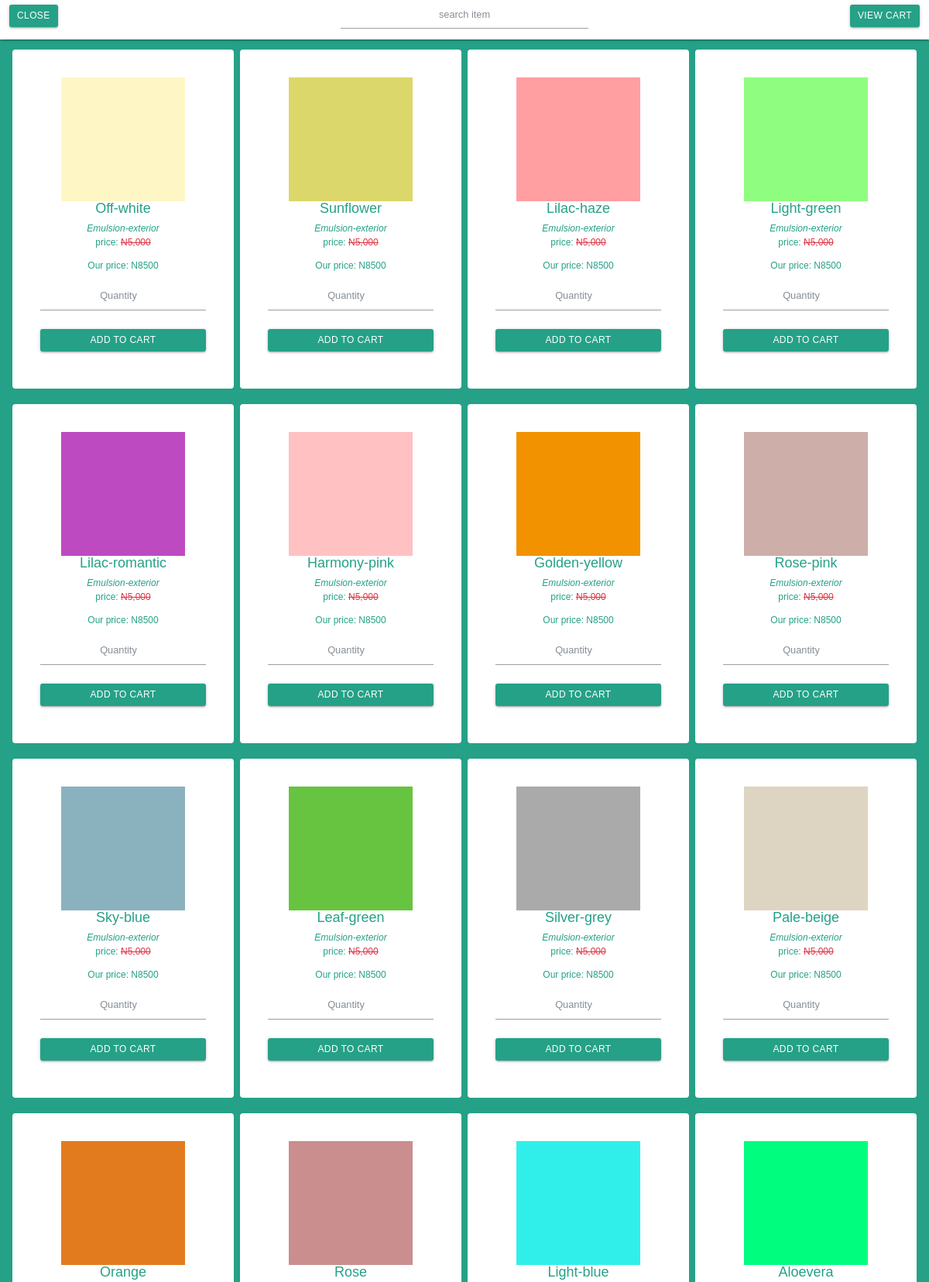
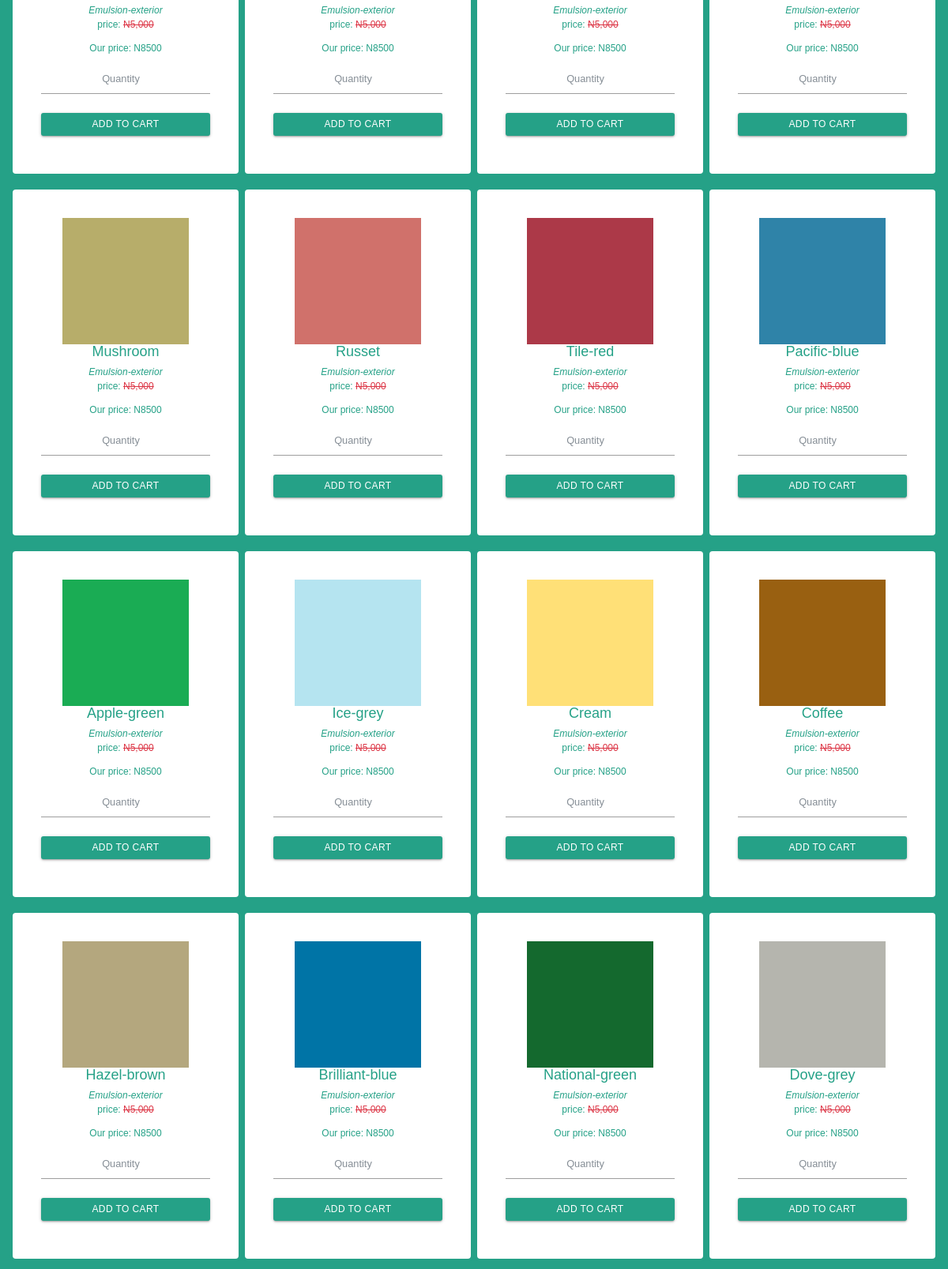
The page /emulsion-exterior.php (upper part) on the database its author committed (2 pictures, top to bottom).
### tables this page shows
CREATE TABLE `emulsion_exterior` (
  `id` int(11) NOT NULL,
  `title` varchar(255) NOT NULL,
  `price` varchar(255) NOT NULL,
  `description` text NOT NULL,
  `image` varchar(255) NOT NULL,
  `date_added` date NOT NULL
);

### emulsion-exterior.php (the view, shortened to what this page needs)
	<?php
	$connect = mysqli_connect("localhost", "root", "", "products");
	?>
<html>
<head>
    <link href="sparkle-min.css" rel="stylesheet">
    <link rel="stylesheet" href="css/materialize.min.css">
    <link rel="stylesheet" href="css/bootstrap.min.css">
    <link rel="stylesheet" href="font-awesome-4.7.0/css/font-awesome.min.css">
      <link rel="stylesheet" href="css/style.css">
      <link rel="stylesheet" href="css/carousel.css">
<body class="" style="font-family: sans-serif;">
      <nav class="navbar-expand white fixed-top">
      	<button class="btn green-body ml-3 mt-2" onclick="close_window()">CLOSE</button>
      	<form style="width: 400px;" class="center brand-logo" method="POST" action="emulsion-interior.php">
      	<input type="text" name="search_eml_ext" class="form-control validate text-center" placeholder="search item" value="<?php if(isset($_POST['search_eml_ext'])){ echo $_POST['search_eml_ext'];} ?>">
      	</form>
      	<a href="index.php#test4" class="btn green-body right mt-2 mr-3 ">View cart</a>
      </nav>
	<div class="container-fluid green-body green-font" style="padding-top: 5em;">
			<div class="text-center row " style="margin: 0 auto; float: none; text-align: center;">
		<?php
			$query = "SELECT * FROM emulsion_exterior ORDER BY id ASC";
			$result = mysqli_query($connect, $query);
			if (mysqli_num_rows($result) >0) {
				while ( $row = mysqli_fetch_array($result)) {
		?>
				<div class="text-center col-lg-3 bg-white p-5 mb-3" style="border: 5px solid #25A187; border-radius: 10px;">
					<form method="POST" action="emulsion-interior.php?action=add&id=<?php echo $row["id"]; ?>">
					<img src="<?php  echo $row['image']; ?>" style="width: 200px;height: 200px;">
					<h4><?php  echo $row["title"]; ?></h4>
					<i><?php echo $row["description"]; ?></i>
					<p>price: <s class="text-danger">N5,000</s></p>
					<p>Our price: N<?php echo $row["price"]; ?></p>
					<input type="number" align="center" style="width: 100%;" class="form-control text-center" placeholder="Quantity" value="" name="quantity" required />
					<input type="hidden" name="hidden_price" value="<?php echo $row['price']; ?>" /><br>
					<input type="submit" name="add_to_cart" class="btn green-body container-fluid mb-3" value="Add to cart" />
				</form>
				</div>
		<?php
				}
			}
		?>
			</div>
	</div>
</body>
</html>

### sparkle-min.css (style rules this page uses)
body { background: linear-gradient( rgba(0, 0, 0, 0.8), rgba(0, 0, 0, 0.5) ), url(imgs/bg2.jpg); background-size: cover; background-color: #25A187 !important; background: #25A187 !important; zoom: 80% !important; margin: 0 auto !important !important; float: none !important; padding: 0 !important; overflow-x: hidden !important; }
.green-body { background-color: #25A187 !important; color: #fff !important; }
.green-font { color: #25A187 !important; }
* { margin: 0; padding: 0; -webkit-box-sizing: border-box; box-sizing: border-box; }

### css/style.css (style rules this page uses)
* { padding: 0; margin: 0; }
body { background: #F6F9FC; }

### rows shown on the page
emulsion_exterior: image (picture), title "Off-white", description "Emulsion-exterior", price "8500"
emulsion_exterior: image (picture), title "Sunflower", description "Emulsion-exterior", price "8500"
emulsion_exterior: image (picture), title "Lilac-haze", description "Emulsion-exterior", price "8500"
emulsion_exterior: image (picture), title "Light-green", description "Emulsion-exterior", price "8500"
emulsion_exterior: image (picture), title "Lilac-romantic", description "Emulsion-exterior", price "8500"
emulsion_exterior: image (picture), title "Harmony-pink", description "Emulsion-exterior", price "8500"
emulsion_exterior: image (picture), title "Golden-yellow", description "Emulsion-exterior", price "8500"
emulsion_exterior: image (picture), title "Rose-pink", description "Emulsion-exterior", price "8500"
emulsion_exterior: image (picture), title "Sky-blue", description "Emulsion-exterior", price "8500"
emulsion_exterior: image (picture), title "Leaf-green", description "Emulsion-exterior", price "8500"
emulsion_exterior: image (picture), title "Silver-grey", description "Emulsion-exterior", price "8500"
emulsion_exterior: image (picture), title "Pale-beige", description "Emulsion-exterior", price "8500"
emulsion_exterior: image (picture), title "Orange", description "Emulsion-exterior", price "8500"
emulsion_exterior: image (picture), title "Rose", description "Emulsion-exterior", price "8500"
emulsion_exterior: image (picture), title "Light-blue", description "Emulsion-exterior", price "8500"
emulsion_exterior: image (picture), title "Aloevera", description "Emulsion-exterior", price "8500"
emulsion_exterior: image (picture), title "Mushroom", description "Emulsion-exterior", price "8500"
emulsion_exterior: image (picture), title "Russet", description "Emulsion-exterior", price "8500"
emulsion_exterior: image (picture), title "Tile-red", description "Emulsion-exterior", price "8500"
emulsion_exterior: image (picture), title "Pacific-blue", description "Emulsion-exterior", price "8500"
emulsion_exterior: image (picture), title "Apple-green", description "Emulsion-exterior", price "8500"
emulsion_exterior: image (picture), title "Ice-grey", description "Emulsion-exterior", price "8500"
emulsion_exterior: image (picture), title "Cream", description "Emulsion-exterior", price "8500"
emulsion_exterior: image (picture), title "Coffee", description "Emulsion-exterior", price "8500"
emulsion_exterior: image (picture), title "Hazel-brown", description "Emulsion-exterior", price "8500"
emulsion_exterior: image (picture), title "Brilliant-blue", description "Emulsion-exterior", price "8500"
emulsion_exterior: image (picture), title "National-green", description "Emulsion-exterior", price "8500"
emulsion_exterior: image (picture), title "Dove-grey", description "Emulsion-exterior", price "8500"
